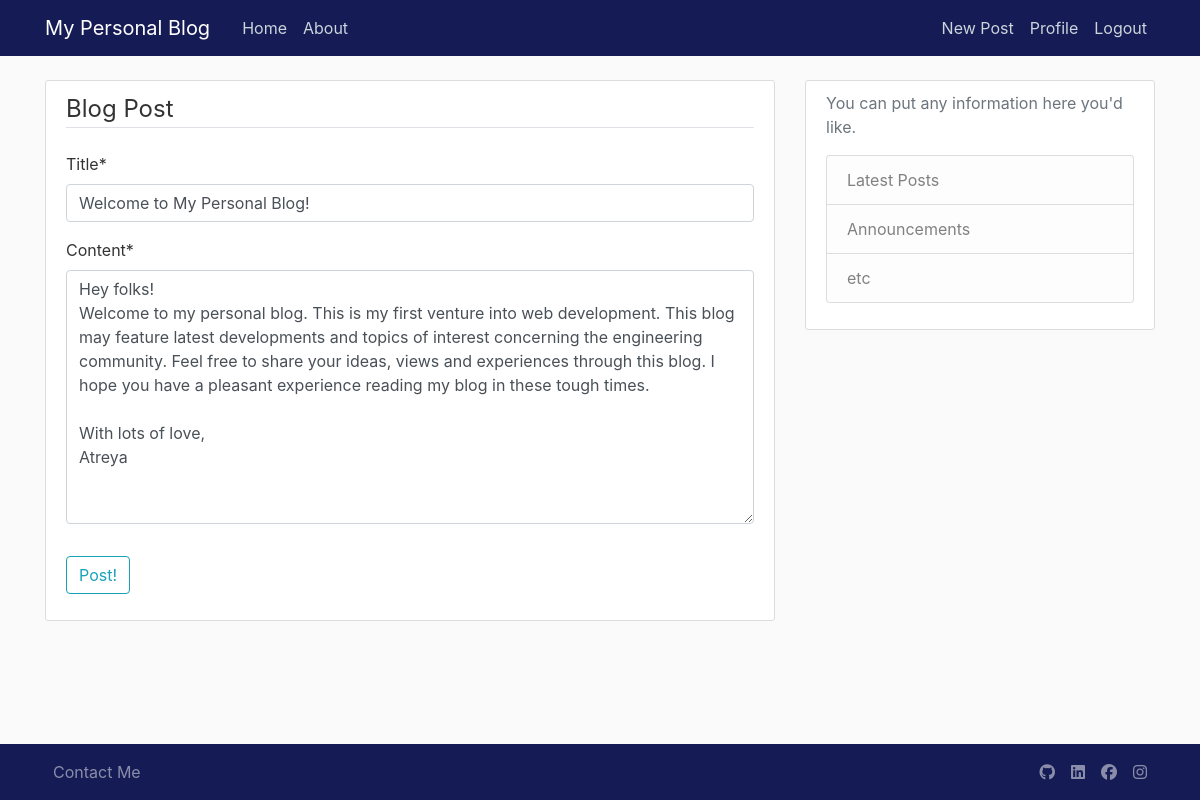
The page /post/6/update (signed in) on the database its author committed.
### blog/models.py (models this page shows, shortened)
class Post(models.Model):
    title = models.CharField(max_length=100)
    content = models.TextField()
    date_posted = models.DateTimeField(default=timezone.now)
    author = models.ForeignKey(User, on_delete=models.CASCADE)

### blog/views.py (the view, shortened to what this page needs)
# urls.py: path('post/<int:pk>/update', PostUpdateView.as_view(), name='post-update'),
class PostUpdateView(LoginRequiredMixin, UserPassesTestMixin, UpdateView):
    model = Post
    fields = ['title', 'content']
    def test_func(self):
        post = self.get_object()
        if self.request.user == post.author:
            return True
        return False

### blog/templates/blog/post_form.html (shortened to what this page needs)
{% extends "blog/base.html" %}
{% load crispy_forms_tags %}
{% block content %}
    <div class="content-section">
        <form method="POST">
            <fieldset class="form-group">
                <legend class="border-bottom mb-4">Blog Post</legend>
                {{ form|crispy }}
            </fieldset>
            <div class="form-group">
                <button class="btn btn-outline-info" type="submit">Post!</button>
            </div>
        </form>
    </div>
{% endblock content %}

### blog/static/blog/main.css (style rules this page uses)
body { background: #fafafa; color: #333333; margin-top: 5rem; }
.content-section { background: #ffffff; padding: 10px 20px; border: 1px solid #dddddd; border-radius: 3px; margin-bottom: 20px; }

### rows shown on the page
Post: title "Welcome to My Personal Blog!", content "Hey folks! Welcome to my personal blog. This is my first venture into web development. This blog may feature latest developments and topics of interest concerning the engineering community. Feel free to share your ideas, views and experiences through this blog. I hope you have a pleasant experience reading my blog in these tough times. With lots of love, Atreya"
